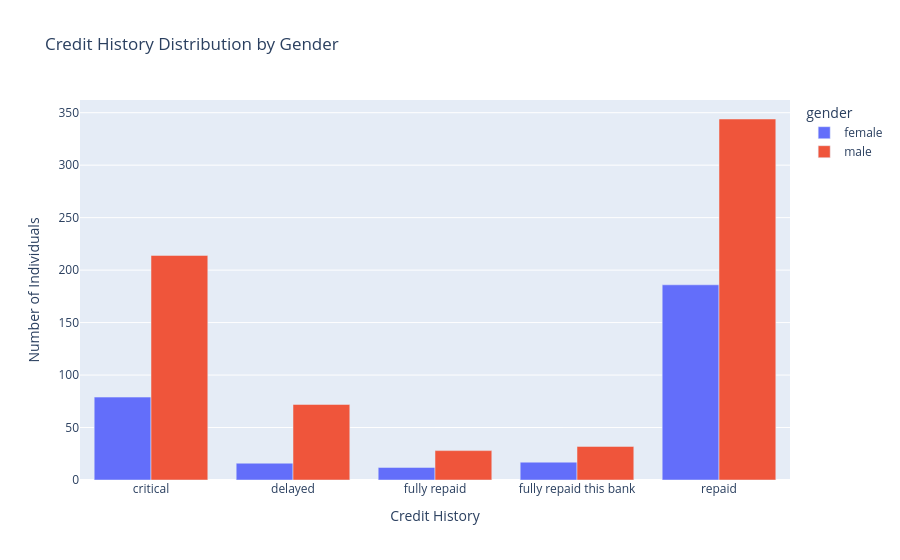

Notebook cell for this chart:
### Code cell
# ── Tests — try all chart types ───────────────────────────────────
run_agent_with_chart("which gender has best and worst credit history?")

### Figure 1 — Plotly figure (JSON) as saved in the notebook; plotly's stock layout.template omitted (floating-point values rounded to 4 significant figures)
{"data": [{"alignmentgroup": "True", "hovertemplate": "gender=female<br>Credit History=%{x}<br>Number of Individuals=%{y}<extra></extra>", "legendgroup": "female", "marker": {"color": "#636efa", "pattern": {"shape": ""}}, "name": "female", "offsetgroup": "female", "orientation": "v", "showlegend": true, "textposition": "auto", "x": ["critical", "delayed", "fully repaid", "fully repaid this bank", "repaid"], "xaxis": "x", "y": [79, 16, 12, 17, 186], "yaxis": "y", "type": "bar"}, {"alignmentgroup": "True", "hovertemplate": "gender=male<br>Credit History=%{x}<br>Number of Individuals=%{y}<extra></extra>", "legendgroup": "male", "marker": {"color": "#EF553B", "pattern": {"shape": ""}}, "name": "male", "offsetgroup": "male", "orientation": "v", "showlegend": true, "textposition": "auto", "x": ["critical", "delayed", "fully repaid", "fully repaid this bank", "repaid"], "xaxis": "x", "y": [214, 72, 28, 32, 344], "yaxis": "y", "type": "bar"}], "layout": {"xaxis": {"anchor": "y", "domain": [0.0, 1.0], "title": {"text": "Credit History"}}, "yaxis": {"anchor": "x", "domain": [0.0, 1.0], "title": {"text": "Number of Individuals"}}, "legend": {"title": {"text": "gender"}, "tracegroupgap": 0}, "title": {"text": "Credit History Distribution by Gender"}, "barmode": "group"}}
